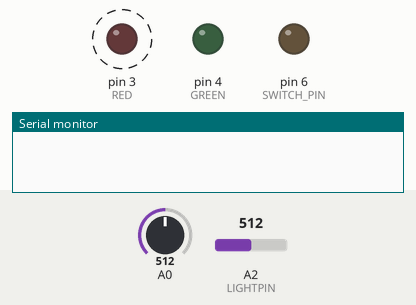
Recording of a sketch running on a simulated Arduino Uno, built with avr-gcc and run on an emulated ATmega328P. Shown: output pins drawn as LEDs (lit = HIGH), the last lines printed to the serial monitor. Dashed ring = blinking. The inputs (shaded band) are chosen by the test bench; at power-on: A2 (LIGHTPIN) = 512, A0 = 512. Random numbers use the default seed unless the sketch sets one.

Above: at 1.2 s.
1.3 s: A2 (LIGHTPIN) set to 27
4.3 s: A2 (LIGHTPIN) set to 22
At 5.9 s:
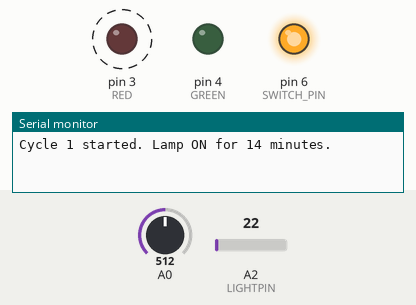
7.3 s: A0 set to 598
10.3 s: A0 set to 633
At 12.1 s:
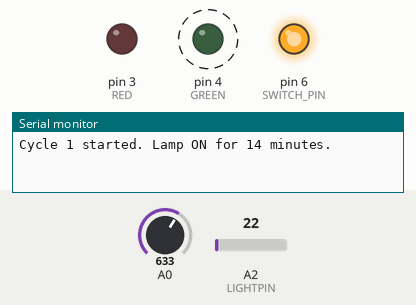
13.3 s: A0 set to 511
At 13.7 s:
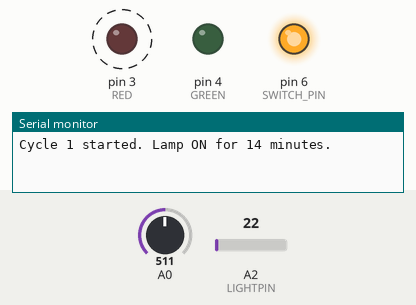
16.3 s: A0 set to 716
At 17.2 s:
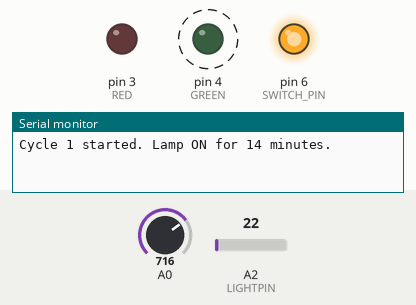
Timing chart, 0 to 20.3 s (numbered marks = the images above; inputs shaded):
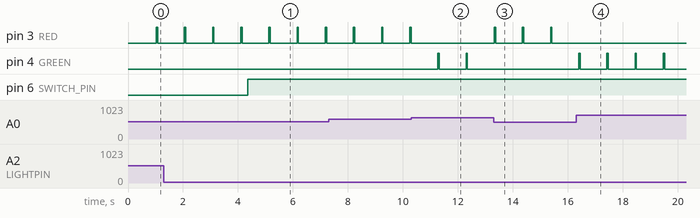

The sketch:

miedzyborow_ver_3.0.ino
```cpp
// -------------------- PIN CONFIG --------------------
const byte LIGHTPIN = A2;
const byte SWITCH_PIN = 6;
const byte RED = 3;
const byte GREEN = 4;

// -------------------- TIME CONSTANTS --------------------
const unsigned long MINUTE = 60000UL;

// -------------------- STATE VARIABLES --------------------
bool nightRunning = false;
bool waitingForDay = false;
byte cycleNumber = 0;

unsigned long stageStartTime = 0;
unsigned long stageDuration = 0;

unsigned long lastBatteryBlink = 0;
bool batteryLedState = false;

bool lampOn = false;

void setup() {
  Serial.begin(9600);

  pinMode(LIGHTPIN, INPUT);
  pinMode(SWITCH_PIN, OUTPUT);
  pinMode(RED, OUTPUT);
  pinMode(GREEN, OUTPUT);

  digitalWrite(SWITCH_PIN, LOW);

  randomSeed(analogRead(A1));
}

void loop() {

  StanBateria();   // check battery each loop

  int LIGHT = readLight();
  //Serial.println(LIGHT); only for debugging

  // -------------------- RESET WHEN DAYLIGHT RETURNS --------------------
  if (waitingForDay && LIGHT > 300) {
    waitingForDay = false;
    cycleNumber = 0;
    nightRunning = false;
    Serial.println("System reset — new day detected.");
  }

  // If night sequence is completed, do nothing until day returns
  if (waitingForDay) return;

  // -------------------- START NIGHT SEQUENCE --------------------
  if (!nightRunning && LIGHT < 25) {
    nightRunning = true;
    cycleNumber = 0;
    startLampOnCycle();
  }

  // -------------------- RUN CURRENT NIGHT CYCLE --------------------
  if (nightRunning) {
    handleCycleStateMachine();
  }
}

// =====================================================================
// STATE MACHINE FOR LAMP TIMING
// =====================================================================

void handleCycleStateMachine() {

  unsigned long now = millis();

  if (now - stageStartTime >= stageDuration) {

    if (lampOn) {
      // Lamp was ON → now turn it off and start 40 min OFF
      digitalWrite(SWITCH_PIN, LOW);
      lampOn = false;
      Serial.println("Lamp OFF (40 min)");
      stageDuration = 40UL * MINUTE;
      stageStartTime = now;

    } else {
      // OFF finished → go to next cycle
      cycleNumber++;

      if (cycleNumber >= 5) {
        Serial.println("All 5 cycles completed. Waiting for daylight.");
        nightRunning = false;
        waitingForDay = true;
      } else {
        // Start next ON cycle
        startLampOnCycle();
      }
    }
  }
}

void startLampOnCycle() {

  unsigned long randMinutes = random(10, 30);

  Serial.print("Cycle ");
  Serial.print(cycleNumber + 1);
  Serial.print(" started. Lamp ON for ");
  Serial.print(randMinutes);
  Serial.println(" minutes.");

  digitalWrite(SWITCH_PIN, HIGH);
  lampOn = true;

  stageStartTime = millis();
  stageDuration = randMinutes * MINUTE;
}

// =====================================================================
// READ LIGHT
// =====================================================================
int readLight() {
  long sum = 0;
  for (int i = 0; i < 10; i++) {
    sum += analogRead(LIGHTPIN);
    delay(5);
  }
  return sum / 10;
}

// =====================================================================
// BATTERY CHECK
// =====================================================================
void StanBateria() {

  static bool lowBattery = false;

  double odczyt = analogRead(A0) * (5.0 / 1024.0);

  // Determine battery condition
  lowBattery = (odczyt < 3.00);

  unsigned long now = millis();

  // Time to toggle LED?
  if (now - lastBatteryBlink >= 1000) {   // 1-second interval
    lastBatteryBlink = now;

    // Turn LED on for a short blink
    if (lowBattery) {
      digitalWrite(RED, HIGH);
      delay(50);                     // Short LED pulse (50 ms)
      digitalWrite(RED, LOW);
    } else {
      digitalWrite(GREEN, HIGH);
      delay(50);                     // Short LED pulse (50 ms)
      digitalWrite(GREEN, LOW);
    }
  }
}
```

Measured:
- the behaviour switches between 25 and 24 on A2 (LIGHTPIN) (found by bisection; images 0 and 1)
- the behaviour switches between 614 and 615 on A0 (found by bisection; images 1 and 2)
- after the input at 4.3 s, pin 6 (SWITCH_PIN): LOW → HIGH after 0.06 s
- after the input at 10.3 s, pin 4 (GREEN): alternates HIGH for 0.05 s and LOW for 0.97 s, starting after 0.97 s
- after the input at 13.3 s, pin 3 (RED): alternates HIGH for 0.05 s and LOW for 0.97 s, starting at once
- after the input at 16.3 s, pin 4 (GREEN): alternates HIGH for 0.05 s and LOW for 0.97 s, starting after 0.10 s
- by itself, pin 3 (RED): alternates HIGH for 0.05 s and LOW for 0.97 s
